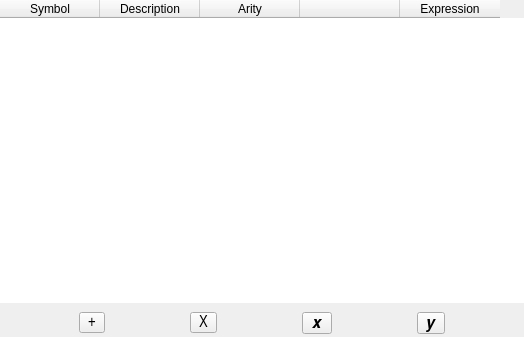
<?xml version="1.0" encoding="UTF-8"?>
<ui version="4.0">
 <class>Function</class>
 <widget class="QDialog" name="Function">
  <property name="geometry">
   <rect>
    <x>0</x>
    <y>0</y>
    <width>524</width>
    <height>337</height>
   </rect>
  </property>
  <property name="minimumSize">
   <size>
    <width>350</width>
    <height>0</height>
   </size>
  </property>
  <property name="windowTitle">
   <string>Advanced</string>
  </property>
  <property name="windowIcon">
   <iconset resource="../../../qrc/resources.qrc">
    <normaloff>:/resource/icon.ico</normaloff>:/resource/icon.ico</iconset>
  </property>
  <property name="modal">
   <bool>true</bool>
  </property>
  <layout class="QVBoxLayout" name="verticalLayout">
   <property name="leftMargin">
    <number>0</number>
   </property>
   <property name="topMargin">
    <number>0</number>
   </property>
   <property name="rightMargin">
    <number>0</number>
   </property>
   <property name="bottomMargin">
    <number>0</number>
   </property>
   <item>
    <widget class="QTableWidget" name="permanentFunctionTableWidget">
     <property name="minimumSize">
      <size>
       <width>0</width>
       <height>0</height>
      </size>
     </property>
     <property name="styleSheet">
      <string notr="true">QTableWidget{border: none;}</string>
     </property>
     <column>
      <property name="text">
       <string>Symbol</string>
      </property>
     </column>
     <column>
      <property name="text">
       <string>Description</string>
      </property>
     </column>
     <column>
      <property name="text">
       <string>Arity</string>
      </property>
     </column>
     <column>
      <property name="text">
       <string/>
      </property>
     </column>
     <column>
      <property name="text">
       <string>Expression</string>
      </property>
     </column>
    </widget>
   </item>
   <item>
    <layout class="QHBoxLayout" name="horizontalLayout">
     <property name="topMargin">
      <number>3</number>
     </property>
     <property name="rightMargin">
      <number>0</number>
     </property>
     <property name="bottomMargin">
      <number>3</number>
     </property>
     <item>
      <widget class="QToolButton" name="addButton">
       <property name="font">
        <font>
         <family>Arial Narrow</family>
         <pointsize>12</pointsize>
        </font>
       </property>
       <property name="toolTip">
        <string>&lt;html&gt;&lt;head/&gt;&lt;body&gt;&lt;p&gt;Add a constant&lt;/p&gt;&lt;/body&gt;&lt;/html&gt;</string>
       </property>
       <property name="styleSheet">
        <string notr="true">QToolButton{padding-left: 5px}</string>
       </property>
       <property name="text">
        <string>+</string>
       </property>
      </widget>
     </item>
     <item>
      <widget class="QToolButton" name="deleteButton">
       <property name="font">
        <font>
         <family>Arial Narrow</family>
         <pointsize>12</pointsize>
        </font>
       </property>
       <property name="toolTip">
        <string>&lt;html&gt;&lt;head/&gt;&lt;body&gt;&lt;p&gt;Remove a constant&lt;/p&gt;&lt;/body&gt;&lt;/html&gt;</string>
       </property>
       <property name="styleSheet">
        <string notr="true">QToolButton{padding-left: 5px}</string>
       </property>
       <property name="text">
        <string>X</string>
       </property>
      </widget>
     </item>
     <item>
      <widget class="QToolButton" name="xButton">
       <property name="font">
        <font>
         <family>Arial Narrow</family>
         <pointsize>12</pointsize>
        </font>
       </property>
       <property name="toolTip">
        <string>&lt;html&gt;&lt;head/&gt;&lt;body&gt;&lt;p&gt;Remove a constant&lt;/p&gt;&lt;/body&gt;&lt;/html&gt;</string>
       </property>
       <property name="styleSheet">
        <string notr="true">QToolButton{padding-left: 5px}</string>
       </property>
       <property name="text">
        <string>𝒙</string>
       </property>
      </widget>
     </item>
     <item>
      <widget class="QToolButton" name="yButton">
       <property name="font">
        <font>
         <family>Arial Narrow</family>
         <pointsize>12</pointsize>
        </font>
       </property>
       <property name="toolTip">
        <string>&lt;html&gt;&lt;head/&gt;&lt;body&gt;&lt;p&gt;Remove a constant&lt;/p&gt;&lt;/body&gt;&lt;/html&gt;</string>
       </property>
       <property name="styleSheet">
        <string notr="true">QToolButton{padding-left: 5px}</string>
       </property>
       <property name="text">
        <string>𝒚</string>
       </property>
      </widget>
     </item>
    </layout>
   </item>
  </layout>
 </widget>
 <resources>
  <include location="../../../qrc/resources.qrc"/>
 </resources>
 <connections/>
</ui>
